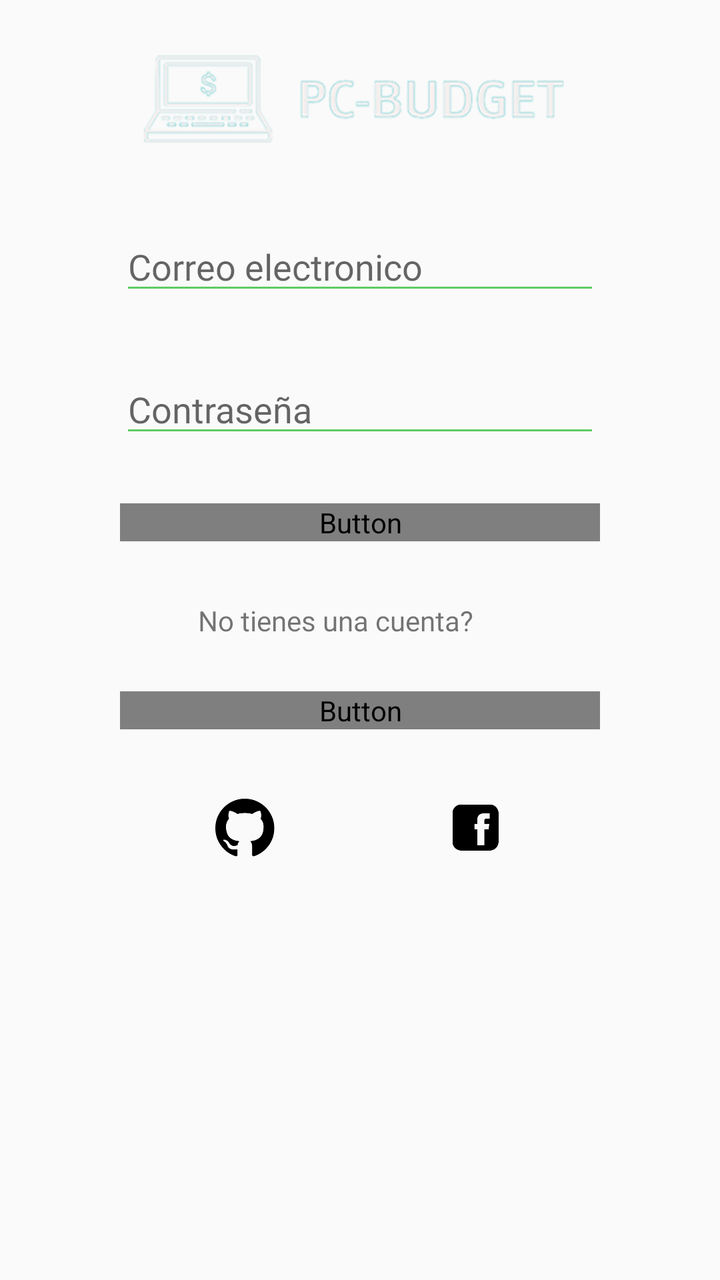
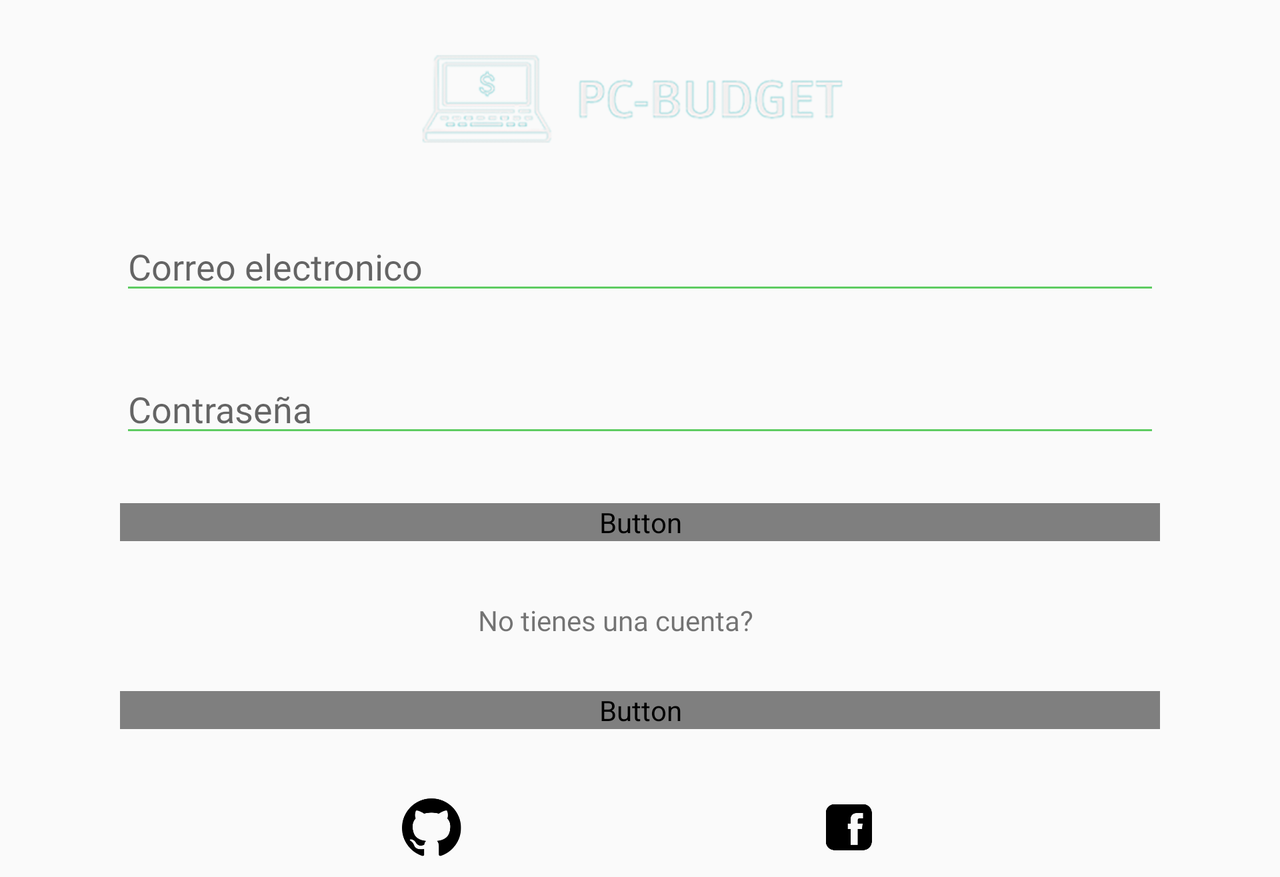

One screen, two layout resources from the same app: the default and the repository's alternative for another configuration. Each is rendered where Android would select it; the XML of both is given below.
<!-- AndroidManifest.xml: application theme AppTheme -->
<!-- res/layout/fragment_login.xml -->
<?xml version="1.0" encoding="utf-8"?>
<layout xmlns:android="http://schemas.android.com/apk/res/android"
    xmlns:app="http://schemas.android.com/apk/res-auto"
    xmlns:tools="http://schemas.android.com/tools"
    tools:context=".LoginFragment">

    <androidx.constraintlayout.widget.ConstraintLayout
        android:id="@+id/containerLogin"
        android:layout_width="match_parent"
        android:layout_height="match_parent">

        <EditText
            android:id="@+id/editText_Email"
            android:layout_width="match_parent"
            android:layout_height="wrap_content"
            android:layout_marginStart="@dimen/bigMargin_60dp"
            android:layout_marginTop="@dimen/margin_30dp"
            android:layout_marginEnd="@dimen/bigMargin_60dp"
            android:backgroundTint="@color/greenColor"
            android:ems="10"
            android:fontFamily="@font/montserrat"
            android:hint="@string/correo_electronico"
            android:inputType="textPersonName"
            app:layout_constraintEnd_toEndOf="parent"
            app:layout_constraintStart_toStartOf="parent"
            app:layout_constraintTop_toBottomOf="@+id/imageView"
            tools:ignore="TextFields"
            tools:targetApi="lollipop"
            android:importantForAutofill="no" />

        <EditText
            android:id="@+id/editText_password"
            android:layout_width="match_parent"
            android:layout_height="wrap_content"
            android:layout_marginStart="@dimen/bigMargin_60dp"
            android:layout_marginTop="@dimen/margin_30dp"
            android:layout_marginEnd="@dimen/bigMargin_60dp"
            android:backgroundTint="@color/greenColor"
            android:ems="10"
            android:fontFamily="@font/montserrat"
            android:hint="@string/contrasena"
            android:inputType="textPassword"
            app:layout_constraintEnd_toEndOf="parent"
            app:layout_constraintStart_toStartOf="parent"
            app:layout_constraintTop_toBottomOf="@+id/editText_Email"
            android:importantForAutofill="no"
            tools:targetApi="lollipop" />

        <Button
            android:id="@+id/button_login"
            android:layout_width="match_parent"
            android:layout_height="wrap_content"
            android:layout_marginStart="@dimen/bigMargin_60dp"
            android:layout_marginTop="28dp"
            android:layout_marginEnd="@dimen/bigMargin_60dp"
            android:background="@drawable/boton_redondo"
            android:fontFamily="@font/montserrat"
            android:text="@string/iniciar_sesion"
            android:textColor="@color/backgroundWhite"
            app:layout_constraintEnd_toEndOf="parent"
            app:layout_constraintHorizontal_bias="0.498"
            app:layout_constraintStart_toStartOf="parent"
            app:layout_constraintTop_toBottomOf="@+id/editText_password" />

        <TextView
            android:id="@+id/cuentaTitle"
            android:layout_width="162dp"
            android:layout_height="21dp"
            android:layout_marginTop="@dimen/margin_30dp"
            android:fontFamily="@font/montserrat"
            android:text="@string/no_tienes_una_cuenta"
            app:layout_constraintEnd_toEndOf="parent"
            app:layout_constraintStart_toStartOf="parent"
            app:layout_constraintTop_toBottomOf="@+id/button_login" />

        <Button
            android:id="@+id/button_signup"
            android:layout_width="match_parent"
            android:layout_height="wrap_content"
            android:layout_marginStart="@dimen/bigMargin_60dp"
            android:layout_marginTop="@dimen/medium_margin_24dp"
            android:layout_marginEnd="@dimen/bigMargin_60dp"
            android:background="@drawable/boton_redondo"
            android:text="@string/registrate"
            android:textColor="@color/backgroundWhite"
            app:layout_constraintEnd_toEndOf="parent"
            app:layout_constraintStart_toStartOf="parent"
            app:layout_constraintTop_toBottomOf="@+id/cuentaTitle" />

        <ImageButton
            android:id="@+id/imageButton4"
            android:layout_width="50dp"
            android:layout_height="50dp"
            android:layout_marginTop="@dimen/medium_margin_24dp"
            android:layout_marginEnd="32dp"
            android:background="@drawable/boton_imagen"
            android:scaleType="fitCenter"
            android:src="@mipmap/ic_facebook_foreground"
            app:layout_constraintEnd_toEndOf="parent"
            app:layout_constraintHorizontal_bias="0.5"
            app:layout_constraintStart_toEndOf="@+id/imageButton5"
            app:layout_constraintTop_toBottomOf="@+id/button_signup"
            tools:ignore="ContentDescription" />

        <ImageButton
            android:id="@+id/imageButton5"
            android:layout_width="50dp"
            android:layout_height="50dp"
            android:layout_marginStart="32dp"
            android:layout_marginTop="@dimen/medium_margin_24dp"
            android:background="@drawable/boton_imagen"
            android:scaleType="fitCenter"
            android:src="@mipmap/ic_github_foreground"
            app:layout_constraintEnd_toStartOf="@+id/imageButton4"
            app:layout_constraintHorizontal_bias="0.5"
            app:layout_constraintStart_toStartOf="parent"
            app:layout_constraintTop_toBottomOf="@+id/button_signup"
            tools:ignore="ContentDescription" />

        <ImageView
            android:id="@+id/imageView"
            android:layout_width="256dp"
            android:layout_height="65dp"
            android:layout_marginStart="@dimen/bigMargin_60dp"
            android:layout_marginTop="@dimen/margin_wide"
            android:layout_marginEnd="@dimen/bigMargin_60dp"
            android:src="@drawable/logo"
            app:layout_constraintEnd_toEndOf="parent"
            app:layout_constraintStart_toStartOf="parent"
            app:layout_constraintTop_toTopOf="parent"
            tools:ignore="ContentDescription" />

    </androidx.constraintlayout.widget.ConstraintLayout>
</layout>
<!-- resources referenced by this layout -->
<resources>
  <color name="greenColor">#5ECC62</color>
  <dimen name="bigMargin_60dp">60dp</dimen>
  <dimen name="margin_30dp">30dp</dimen>
  <dimen name="margin_wide">16dp</dimen>
  <dimen name="medium_margin_24dp">24dp</dimen>
  <!-- drawable boton_imagen (drawable) -->
  <?xml version="1.0" encoding="utf-8"?>
  <shape xmlns:android="http://schemas.android.com/apk/res/android">
      <corners android:radius="25dp"/>
      <solid android:color="@color/backgroundWhite"/>
  </shape>
  <!-- drawable boton_redondo (drawable) -->
  <?xml version="1.0" encoding="utf-8"?>
  <shape xmlns:android="http://schemas.android.com/apk/res/android">
  <corners android:radius="18dp"/>
      <solid android:color="@color/greenColor"/>
  </shape>
  <!-- drawable logo: png bitmap (drawable, 34604 bytes) -->
  <!-- mipmap ic_facebook_foreground: png bitmap (mipmap-hdpi, 857 bytes) -->
  <!-- mipmap ic_github_foreground: png bitmap (mipmap-hdpi, 2266 bytes) -->
  <string name="contrasena">Contraseña</string>
  <string name="correo_electronico">Correo electronico</string>
  <string name="iniciar_sesion">Iniciar sesión</string>
  <string name="no_tienes_una_cuenta">No tienes una cuenta?</string>
  <string name="registrate">¡Registrate!</string>
  <style name="AppTheme" parent="Theme.AppCompat.Light.DarkActionBar">
          
          <item name="colorPrimary">@color/colorPrimary</item>
          <item name="colorPrimaryDark">@color/colorPrimaryDark</item>
          <item name="colorAccent">@color/colorAccent</item>
      </style>
  <color name="colorPrimary">#6200EE</color>
  <color name="colorPrimaryDark">#3700B3</color>
  <color name="colorAccent">#03DAC5</color>
</resources>
<!-- res/layout-land/fragment_login.xml (the repository's variant of the layout above) -->
<!-- drawn on the phone turned sideways -->
<?xml version="1.0" encoding="utf-8"?>
<layout xmlns:android="http://schemas.android.com/apk/res/android"
    xmlns:app="http://schemas.android.com/apk/res-auto"
    xmlns:tools="http://schemas.android.com/tools"
    tools:context=".LoginFragment"
    >
    <ScrollView
        android:layout_width="match_parent"
        android:layout_height="match_parent">

    <androidx.constraintlayout.widget.ConstraintLayout
        android:id="@+id/containerLogin"
        android:layout_width="match_parent"
        android:layout_height="wrap_content"
        android:orientation="horizontal">

        <EditText
            android:id="@+id/editText_Email"
            android:layout_width="match_parent"
            android:layout_height="wrap_content"
            android:layout_marginStart="@dimen/bigMargin_60dp"
            android:layout_marginTop="@dimen/margin_30dp"
            android:layout_marginEnd="@dimen/bigMargin_60dp"
            android:backgroundTint="@color/greenColor"
            android:ems="10"
            android:fontFamily="@font/montserrat"
            android:hint="@string/correo_electronico"
            android:importantForAutofill="no"
            android:inputType="textPersonName"
            app:layout_constraintEnd_toEndOf="parent"
            app:layout_constraintStart_toStartOf="parent"
            app:layout_constraintTop_toBottomOf="@+id/imageView"
            tools:ignore="TextFields"
            tools:targetApi="lollipop" />

        <EditText
            android:id="@+id/editText_password"
            android:layout_width="match_parent"
            android:layout_height="wrap_content"
            android:layout_marginStart="@dimen/bigMargin_60dp"
            android:layout_marginTop="@dimen/margin_30dp"
            android:layout_marginEnd="@dimen/bigMargin_60dp"
            android:backgroundTint="@color/greenColor"
            android:ems="10"
            android:fontFamily="@font/montserrat"
            android:hint="@string/contrasena"
            android:importantForAutofill="no"
            android:inputType="textPassword"
            app:layout_constraintEnd_toEndOf="parent"
            app:layout_constraintStart_toStartOf="parent"
            app:layout_constraintTop_toBottomOf="@+id/editText_Email"
            tools:targetApi="lollipop" />

        <Button
            android:id="@+id/button_login"
            android:layout_width="match_parent"
            android:layout_height="wrap_content"
            android:layout_marginStart="@dimen/bigMargin_60dp"
            android:layout_marginTop="28dp"
            android:layout_marginEnd="@dimen/bigMargin_60dp"
            android:background="@drawable/boton_redondo"
            android:fontFamily="@font/montserrat"
            android:text="@string/iniciar_sesion"
            android:textColor="@color/backgroundWhite"
            app:layout_constraintEnd_toEndOf="parent"
            app:layout_constraintHorizontal_bias="0.498"
            app:layout_constraintStart_toStartOf="parent"
            app:layout_constraintTop_toBottomOf="@+id/editText_password" />

        <TextView
            android:id="@+id/cuentaTitle"
            android:layout_width="162dp"
            android:layout_height="21dp"
            android:layout_marginTop="@dimen/margin_30dp"
            android:fontFamily="@font/montserrat"
            android:text="@string/no_tienes_una_cuenta"
            app:layout_constraintEnd_toEndOf="parent"
            app:layout_constraintStart_toStartOf="parent"
            app:layout_constraintTop_toBottomOf="@+id/button_login" />

        <Button
            android:id="@+id/button_signup"
            android:layout_width="match_parent"
            android:layout_height="wrap_content"
            android:layout_marginStart="@dimen/bigMargin_60dp"
            android:layout_marginTop="@dimen/medium_margin_24dp"
            android:layout_marginEnd="@dimen/bigMargin_60dp"
            android:background="@drawable/boton_redondo"
            android:text="@string/registrate"
            android:textColor="@color/backgroundWhite"
            app:layout_constraintEnd_toEndOf="parent"
            app:layout_constraintStart_toStartOf="parent"
            app:layout_constraintTop_toBottomOf="@+id/cuentaTitle" />

        <ImageButton
            android:id="@+id/imageButton4"
            android:layout_width="50dp"
            android:layout_height="50dp"
            android:layout_marginTop="@dimen/medium_margin_24dp"
            android:layout_marginEnd="32dp"
            android:background="@drawable/boton_imagen"
            android:scaleType="fitCenter"
            android:src="@mipmap/ic_facebook_foreground"
            app:layout_constraintBottom_toBottomOf="parent"
            app:layout_constraintEnd_toEndOf="parent"
            app:layout_constraintHorizontal_bias="0.5"
            app:layout_constraintStart_toEndOf="@+id/imageButton5"
            app:layout_constraintTop_toBottomOf="@+id/button_signup"
            app:layout_constraintVertical_bias="0.0"
            tools:ignore="ContentDescription" />

        <ImageButton
            android:id="@+id/imageButton5"
            android:layout_width="50dp"
            android:layout_height="50dp"
            android:layout_marginStart="32dp"
            android:layout_marginTop="@dimen/medium_margin_24dp"
            android:background="@drawable/boton_imagen"
            android:scaleType="fitCenter"
            android:src="@mipmap/ic_github_foreground"
            app:layout_constraintBottom_toBottomOf="parent"
            app:layout_constraintEnd_toStartOf="@+id/imageButton4"
            app:layout_constraintHorizontal_bias="0.5"
            app:layout_constraintStart_toStartOf="parent"
            app:layout_constraintTop_toBottomOf="@+id/button_signup"
            app:layout_constraintVertical_bias="0.0"
            tools:ignore="ContentDescription" />

        <ImageView
            android:id="@+id/imageView"
            android:layout_width="256dp"
            android:layout_height="65dp"
            android:layout_marginStart="@dimen/bigMargin_60dp"
            android:layout_marginTop="@dimen/margin_wide"
            android:layout_marginEnd="@dimen/bigMargin_60dp"
            android:src="@drawable/logo"
            app:layout_constraintEnd_toEndOf="parent"
            app:layout_constraintHorizontal_bias="0.498"
            app:layout_constraintStart_toStartOf="parent"
            app:layout_constraintTop_toTopOf="parent"
            tools:ignore="ContentDescription" />

    </androidx.constraintlayout.widget.ConstraintLayout>
    </ScrollView>
</layout>
